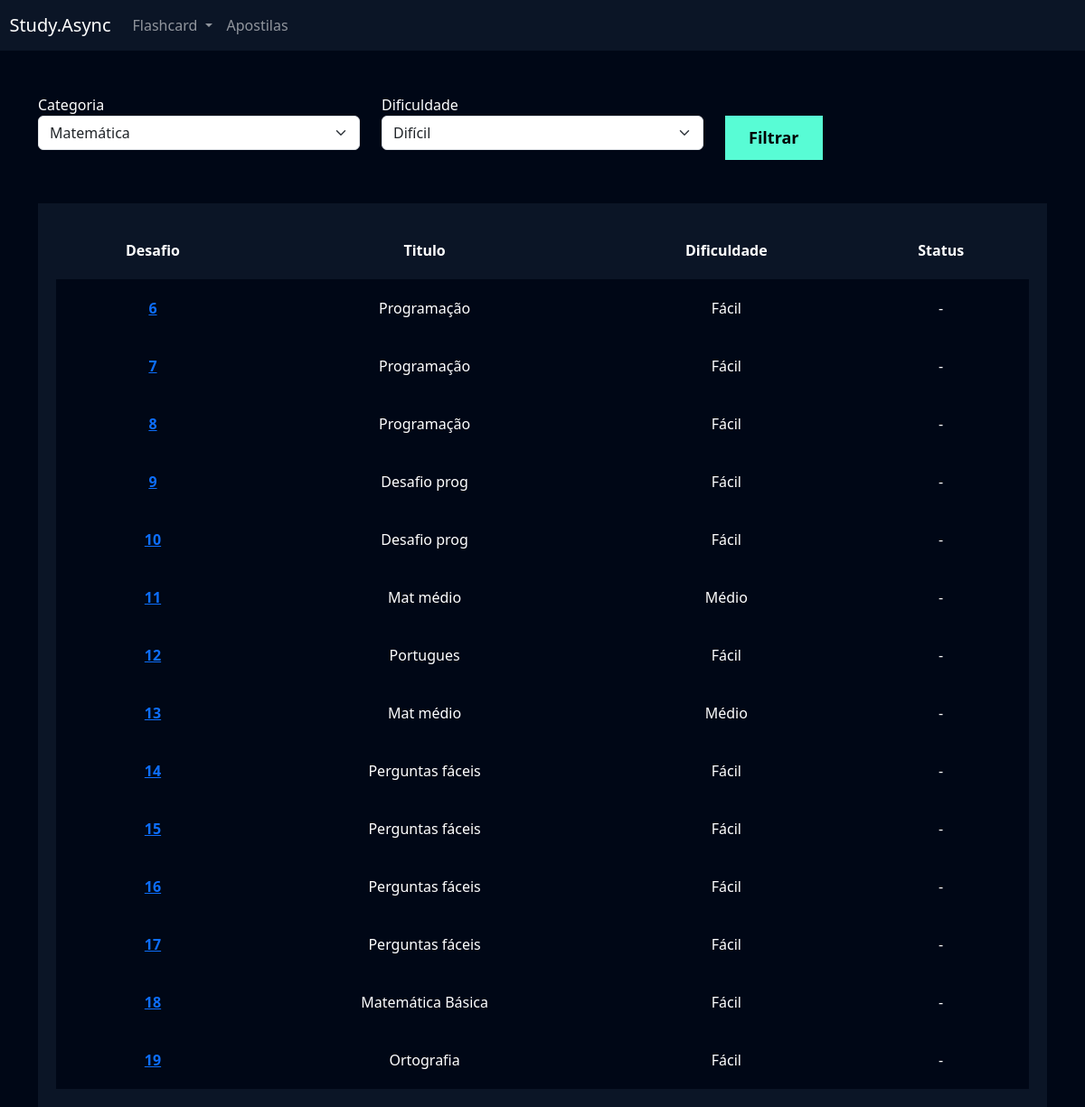
The page /flashcard/listar_desafio/ (signed in) on the database its author committed.
### flashcard/models.py (models this page shows, shortened)
class Desafio(models.Model):
    user = models.ForeignKey(User, on_delete=models.DO_NOTHING)
    titulo = models.CharField(max_length=100)
    categoria = models.ManyToManyField(Categoria)
    quantidade_perguntas = models.IntegerField()
    dificuldade = models.CharField(
    max_length=1, choices=Flashcard.DIFICULDADE_CHOICES
    )
    flashcards = models.ManyToManyField(FlashcardDesafio)
    status = '-'

### flashcard/views.py (the view)
# urls.py: path('listar_desafio/', views.listar_desafio, name='listar_desafio'),
def listar_desafio(request):
    if request.method == "GET":
        desafios = Desafio.objects.filter(user=request.user)
        dificuldades = Flashcard.DIFICULDADE_CHOICES
        categorias = Categoria.objects.all()
        categoria_filtrar = request.GET.get('categoria')
        dificuldade_filtrar = request.GET.get('dificuldade')
        if categoria_filtrar and dificuldade_filtrar:
            desafios = desafios.filter(categoria__id=categoria_filtrar)
            desafios = desafios.filter(dificuldade=dificuldade_filtrar)
        else:
            desafios = Desafio.objects.filter(user=request.user)
        return render(request, 'listar_desafio.html', {'desafios': desafios, 'dificuldades': dificuldades, 'categorias': categorias,},)

### flashcard/templates/listar_desafio.html (shortened to what this page needs)
{% extends "base.html" %}
{% load static %}
{% block 'cabecalho' %}
 <link href="{% static 'usuarios/css/cadastro.css' %}" rel="stylesheet">
 <link href="{% static 'flashcard/css/novo_flashcard.css' %}" rel="stylesheet">
 <link href="{% static 'flashcard/css/iniciar_desafio.css' %}" rel="stylesheet">
 <link href="{% static 'flashcard/css/desafio.css' %}" rel="stylesheet">
 <link href='https://unpkg.com/boxicons@2.1.4/css/boxicons.min.css' rel='stylesheet'>
{% endblock 'cabecalho' %}
{% block 'conteudo' %}
{% include 'partials/header.html' %}
 <div class="container">
 <br>
 <br>
 <div class="row">
 <div class="col-md">
 <form action="{% url 'listar_desafio' %}" method="GET">
 <label for="">Categoria</label>
 <select name="categoria" class="form-select">
    {% for categoria in categorias %}
    <option value="{{categoria.id}}">
    {{categoria.nome}}
    </option>
    {% endfor %}
 </select>
 </div>
 <div class="col-md">
 <label for="">Dificuldade</label>
    <select name="dificuldade" class="form-select">
            {% for dificuldade in dificuldades %}
            <option value="{{dificuldade.0}}">
            {{dificuldade.1}}
            </option>
            {% endfor %}
        </select>
 </div>
 <div class="col-md">
 <br>
 <input type="submit" value="Filtrar" class="btn-cadastro">
 </div>
 </div>
 <br>
 <br>
 <div class="box-listar">
 <table>
 <thead>
 <tr>
 <th scope="col">Desafio</th>
 <th scope="col">Titulo</th>
 <th scope="col">Dificuldade</th>
 <th scope="col">Status</th>
 </tr>
 </thead>
 <tbody>
 {% for desafio in desafios %}
 <tr class="linha">
<th><a href="{% url 'desafio' desafio.id %}">{{desafio.id}}</a></th>
 <td>{{desafio.titulo}}</td>
 <td>{{desafio.get_dificuldade_display}}</td>
 <td>{{desafio.status}}</td>
 </tr>
 {% endfor %}
 </tbody>
 </table>
 </div>
 </div>
{% endblock 'conteudo' %}

### templates/static/geral/css/base.css (style rules this page uses)
:root { --main-color: #0b1526; --dark-color: #000716; --secondary-dark-color: rgb(15, 2, 26); --light-color: #00c1f3; --contrast-color: #f4c96b; --differential-color: #58fcd5; }
body { background-color: var(--dark-color) !important; color: white !important; }

### templates/static/usuarios/css/cadastro.css (style rules this page uses)
* { margin: 0; padding: 0; }
.btn-cadastro { padding: 10px; background-color: #58fcd5; border: none; border: 1px solid #58fcd5; font-size: 18px; font-weight: bold; padding-left: 25px; padding-right: 25px; }

### templates/static/flashcard/css/desafio.css (style rules this page uses)
.box-listar { background-color: #0b1526; padding: 20px; }
table { width: 100%; padding: 20px; text-align: center; }
.linha { height: 40px; background-color: var(--dark-color); padding: 20px; }
td, th { padding: 20px; }
tr { background-color: var(--main-color); }

### rows shown on the page
Desafio: id "6", titulo "Programação", dificuldade "Fácil", status "-"
Desafio: id "7", titulo "Programação", dificuldade "Fácil", status "-"
Desafio: id "8", titulo "Programação", dificuldade "Fácil", status "-"
Desafio: id "9", titulo "Desafio prog", dificuldade "Fácil", status "-"
Desafio: id "10", titulo "Desafio prog", dificuldade "Fácil", status "-"
Desafio: id "11", titulo "Mat médio", dificuldade "Médio", status "-"
Desafio: id "12", titulo "Portugues", dificuldade "Fácil", status "-"
Desafio: id "13", titulo "Mat médio", dificuldade "Médio", status "-"
Desafio: id "14", titulo "Perguntas fáceis", dificuldade "Fácil", status "-"
Desafio: id "15", titulo "Perguntas fáceis", dificuldade "Fácil", status "-"
Desafio: id "16", titulo "Perguntas fáceis", dificuldade "Fácil", status "-"
Desafio: id "17", titulo "Perguntas fáceis", dificuldade "Fácil", status "-"
Desafio: id "18", titulo "Matemática Básica", dificuldade "Fácil", status "-"
Desafio: id "19", titulo "Ortografia", dificuldade "Fácil", status "-"

### other values the page prints
form field categoria "Matemática"
form field dificuldade "Difícil"
